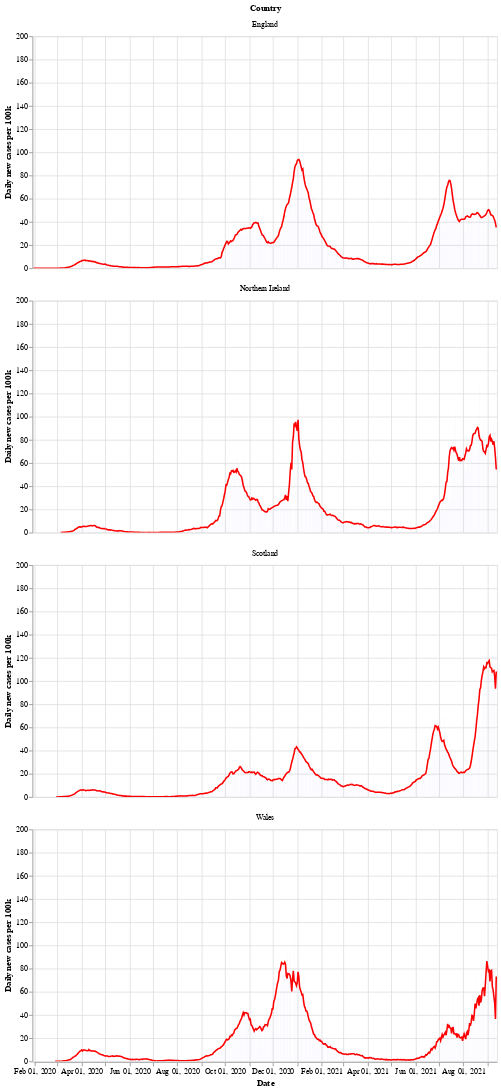

Notebook code for this chart:
### Markdown cell above
Next is a bar chart of the number of new cases in each country (per 100k population), with the 7 day moving average of cases. Again we see that Wales saw a longer period of raising and falling cases compared to the other countries.

After a period of cases falling, each nation is now seeing a rise in the number of cases - especially in Wales.

### Code cell
# collapse
bars = alt.Chart(uk_cases).mark_bar().encode(
    x=alt.X("yearmonthdate(date):T", axis=alt.Axis(title='Date')),
    y=alt.Y("newCasesRate:Q", axis=alt.Axis(title='Daily new cases per 100k')),
    tooltip='newCasesRate',
    color=alt.condition(
        alt.datum.dailyChange > 0,
        alt.value("orange"),  # The positive color
        alt.value("blue")  # The negative color
    )
).properties(title='New cases per 100k population with rolling 7 day average', width=600).interactive()
line = alt.Chart(uk_cases).mark_line(
    color='red',
    size=2,
).transform_window(
    rolling_mean='mean(newCasesRate)',
    frame=[0, 7],
    groupby=['areaName']
).encode(
    x='yearmonthdate(date):T',
    y='rolling_mean:Q'
)
alt.layer(line, bars, data=uk_cases).facet(alt.Row('areaName', title='Country'), columns=1)

### Figure 1 — Vega-Lite specification as saved in the notebook (floating-point values rounded to 4 significant figures; data arrays with more than 128 entries replaced by an {"elided": "..."} marker saying what was removed)
{"config": {"view": {"continuousWidth": 400, "continuousHeight": 300}}, "data": {"name": "data-61b5e5660b073fd58f1cd594d511a6e9"}, "facet": {"type": "nominal", "field": "areaName", "title": "Country"}, "spec": {"layer": [{"mark": {"type": "line", "color": "red", "size": 2}, "encoding": {"x": {"type": "temporal", "field": "date", "timeUnit": "yearmonthdate"}, "y": {"type": "quantitative", "field": "rolling_mean"}}, "transform": [{"window": [{"op": "mean", "field": "newCasesRate", "as": "rolling_mean"}], "frame": [0, 7], "groupby": ["areaName"]}]}, {"mark": "bar", "encoding": {"color": {"condition": {"value": "orange", "test": "(datum.dailyChange > 0)"}, "value": "blue"}, "tooltip": {"type": "quantitative", "field": "newCasesRate"}, "x": {"type": "temporal", "axis": {"title": "Date"}, "field": "date", "timeUnit": "yearmonthdate"}, "y": {"type": "quantitative", "axis": {"title": "Daily new cases per 100k"}, "field": "newCasesRate"}}, "selection": {"selector002": {"type": "interval", "bind": "scales", "encodings": ["x", "y"]}}, "title": "New cases per 100k population with rolling 7 day average", "width": 600}]}, "columns": 1, "$schema": "https://vega.github.io/schema/vega-lite/v4.8.1.json", "datasets": {"data-61b5e5660b073fd58f1cd594d511a6e9": {"elided": "2276 records"}}}
